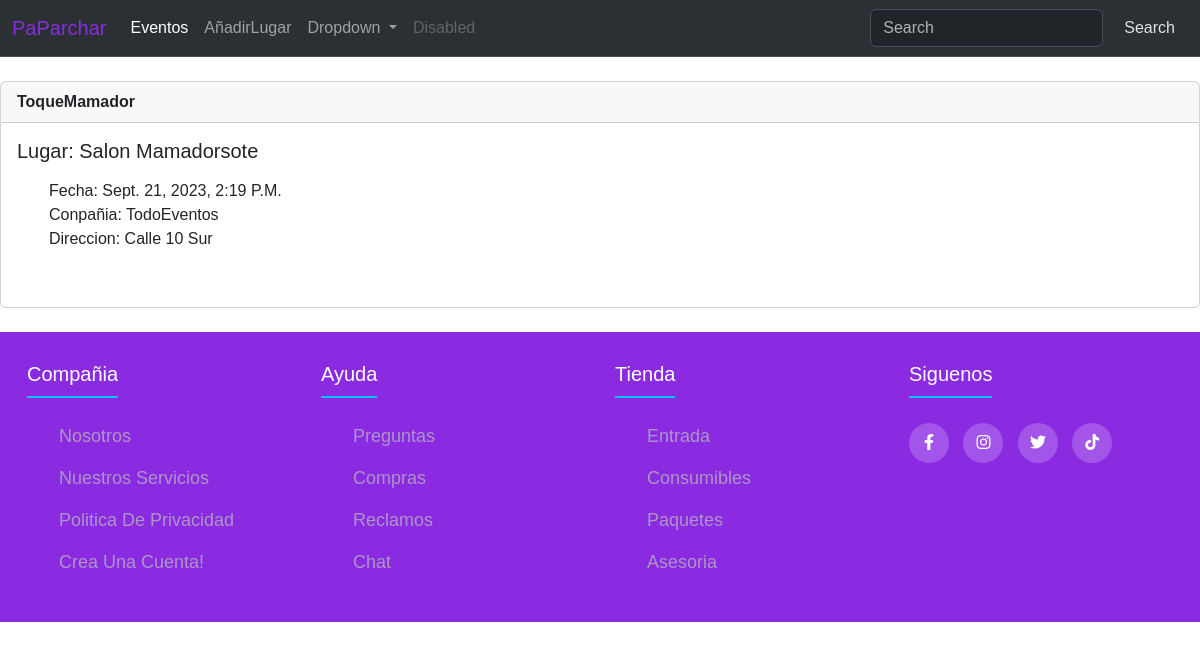
/show_event/1, run on the app's committed database.
### eventos/models.py (models this page shows)
class Event(models.Model):
    name = models.CharField('Event Name', max_length=120)
    event_date = models.DateTimeField()
    venue = models.ForeignKey(Venue, blank=True, null=True, on_delete=models.CASCADE)
    company =  models.CharField(max_length=120)
    description = models.TextField(blank=True)
    attendees = models.ManyToManyField(User, blank = True)
    def __str__(self):
        return self.name

class Venue(models.Model):
    name = models.CharField(max_length=150)
    address = models.CharField(max_length=300)
    phone = models.IntegerField(validators=[MinValueValidator(0),MaxValueValidator(11)])
    email_address = models.CharField(max_length=250)
    def __str__(self) -> str:
        return self.name

### eventos/views.py (the view)
# urls.py: path('show_event/<event_id>',eventoVista.show_events, name='show_event'),
def show_events(request, event_id):
    event = Event.objects.get(pk=event_id)
    return render(request, 'eventos/show_event.html', {'event':event})

### eventos/templates/eventos/show_event.html (shortened to what this page needs)
{% extends 'eventos/base.html' %}
{% block content %}
    <div class="card">
        <div class="card-header">
            <strong>  {{ event }} </strong>
        </div>
        <div class="card-body">
          <h5 class="card-title"> lugar: {{ event.venue }} </h5>
          <p class="card-text"><ul>
            <li>Fecha: {{ event.event_date }} </li>
            <li>Conpañia: {{ event.company }} </li>
            <li>Direccion: {{ event.venue.address }} </li>
            <br/>
            </ul></p>
        </div>
      </div>
{% endblock %}

### eventos/static/css/style.css (style rules this page uses)
* { margin: 0; padding: 0; box-sizing: border-box; list-style: none; }
body { font-family: sans-serif; text-transform: capitalize; display: flex; flex-direction: column; min-height: 100vh; }

### data on the page
Event: name "ToqueMamador", venue "Salon Mamadorsote", event_date "Sept. 21, 2023, 2:19 P.m.", company "TodoEventos", venue.address "Calle 10 Sur"
